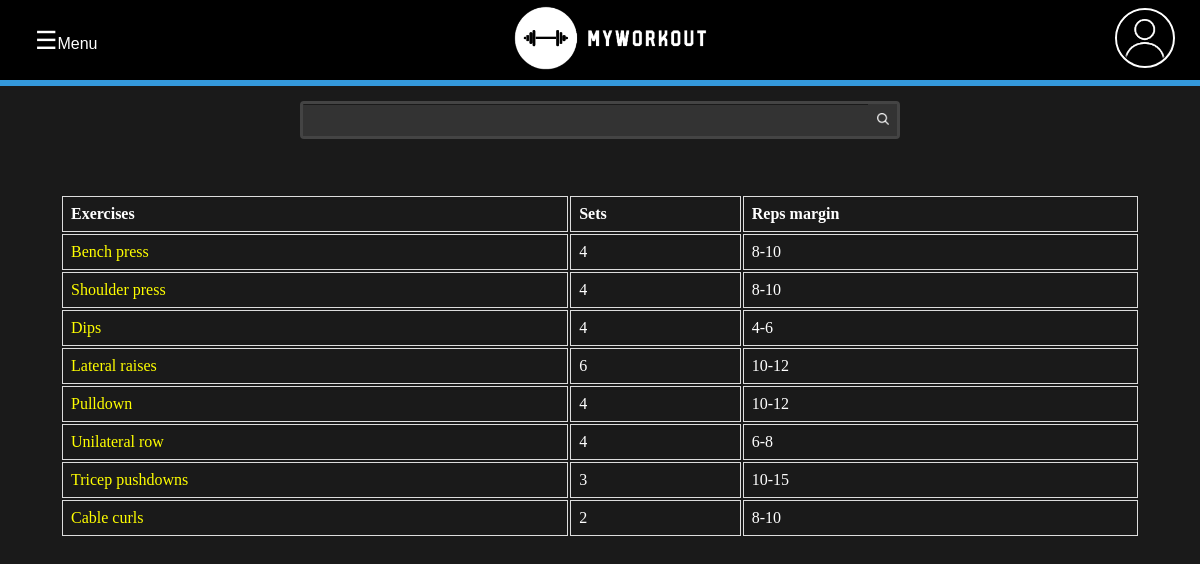
Page /workout/myworkout/admin-upper-body/ on the committed database.
### workout/models.py (models this page shows, shortened)
class SetExerciseRelationship(models.Model):
    exercise = models.ForeignKey(Exercise, on_delete=models.CASCADE)
    sets = models.IntegerField("Qty of Sets", default=1)
    initial_margin_expected_reps = models.IntegerField("Min. of reps: (opcional)",
                                                       null=True, blank=True)
    final_margin_expected_reps = models.IntegerField("Max. of reps: (opcional)",
                                                     null=True, blank=True)
    user = models.ForeignKey(User, on_delete=models.CASCADE, default=None)
    def get_reps_margin(self):
        if self.initial_margin_expected_reps and not self.final_margin_expected_reps:
            return f"{self.initial_margin_expected_reps}"
        elif self.final_margin_expected_reps and not self.initial_margin_expected_reps:
            return f"{self.final_margin_expected_reps}"
        elif self.initial_margin_expected_reps and self.final_margin_expected_reps:
            return f"{self.initial_margin_expected_reps}-{self.final_margin_expected_reps}"
        else:
            return "0"

class Exercise(models.Model):
    EXERCISE_DIFFICULTY = (
        ("E", "Easy"),
        ("M", "Medium"),
        ("H", "Hard",),
    )
    RES_PROFILE = (
        ("Unk", "Unknown"),
        ("Asc", "Ascending"),
        ("Dow", "Downward"),
    )
    cover = models.FileField(upload_to="images/exercises/%Y/%m/%d/",
                             validators=[FileExtensionValidator(['svg'])])
    name = models.CharField("Exercise name", max_length=120)
    description = models.TextField("Exercise description")
    difficulty = models.CharField("Select the difficulty", max_length=1,
                                  choices=EXERCISE_DIFFICULTY)
    muscles = models.ManyToManyField("Muscle", related_name="Muscle",
                                     blank=True)
    muscle_group = models.ManyToManyField("MuscleGroup",
                                          related_name="MuscleGroup")
    slug = models.SlugField(unique=True, default="")
    resistance_profile = models.CharField("Resistance profile",
                                          choices=RES_PROFILE,
                                          max_length=3,
                                          blank=True)
    is_dumbell = models.BooleanField(default=False)
    is_barbell = models.BooleanField(default=False)
    is_cable = models.BooleanField(default=False)
    is_machine = models.BooleanField(default=False)
    sets = models.IntegerField("Number of sets", blank=True, default=0)
    steps = models.TextField("Steps", blank=True)
    def get_absolute_url(self):
        return reverse('workout:exercise', kwargs={"slug": self.slug})
    class Meta:
        ordering = ['name']

### workout/views/crud.py (the view)
# urls.py: path('myworkout/<slug>/', views.view_myworkout, name="myworkout"),
def view_myworkout(request, slug):
    workout = models.Workout.objects.get(slug=slug)
    context = {
        'workout': workout,
        'is_myworkout': True,
        "title": f"{workout.name} - ",
    }
    return render(request, "user/myworkout/myworkouts.html", context)

### templates/user/myworkout/myworkouts.html (shortened to what this page needs)
{% extends "base.html" %}
{% load static %}
{% block content %}
    <main class="main-content">
        {% if is_myworkout %}
        <table class="my-workouts-table">
            <thead>
              <tr>
                <th scope="col">Exercises</th>
                <th scope="col">Sets</th>
                <th scope="col">Reps margin</th>
              </tr>
            </thead>
            <tbody>
                {% for exercise in workout.set_exercise_relationships.all %}
                    <tr>
                        <td><a href="{{exercise.exercise.get_absolute_url}}">{{exercise.exercise.name}}</a></td>
                        <td>{{exercise.sets}}</td>
                        <td>{{exercise.get_reps_margin}}</td>
                    </tr>
                {% endfor %}
            </tbody>
          </table>
        {% endif %}
    </main>
{% endblock content %}

### static/css/style.css (style rules this page uses)
:root { --cor-fundo: #1a1a1a; --cor-texto: #ffffff; --cor-destaque: #3498db; --cor-sombra: #333333; --cor-fundo-secundario: #2c2c2c; --cor-texto-secundario: #cccccc; --cor-borda: #555555; }
html { height: 100%; }
body { height: 100%; padding: 0; margin: 0; color: white; background-color: #1a1a1a; overflow-y: scroll; }
.main-content { display: flex; width: 90%; margin: 40px auto; justify-content: center; }
.my-workouts-table { height: fit-content; width: 100%; }
.my-workouts-table th, td { border: 1px solid #dddddd; text-align: left; padding: 8px; }
.my-workouts-table a { color: yellow; text-decoration: solid; transition: all 0.3s ease-in-out; }

### rows in the picture
SetExerciseRelationship: exercise.name "Bench press", sets "4", get_reps_margin "8-10"
SetExerciseRelationship: exercise.name "Shoulder press", sets "4", get_reps_margin "8-10"
SetExerciseRelationship: exercise.name "Dips", sets "4", get_reps_margin "4-6"
SetExerciseRelationship: exercise.name "Lateral raises", sets "6", get_reps_margin "10-12"
SetExerciseRelationship: exercise.name "Pulldown", sets "4", get_reps_margin "10-12"
SetExerciseRelationship: exercise.name "Unilateral row", sets "4", get_reps_margin "6-8"
SetExerciseRelationship: exercise.name "Tricep pushdowns", sets "3", get_reps_margin "10-15"
SetExerciseRelationship: exercise.name "Cable curls", sets "2", get_reps_margin "8-10"
